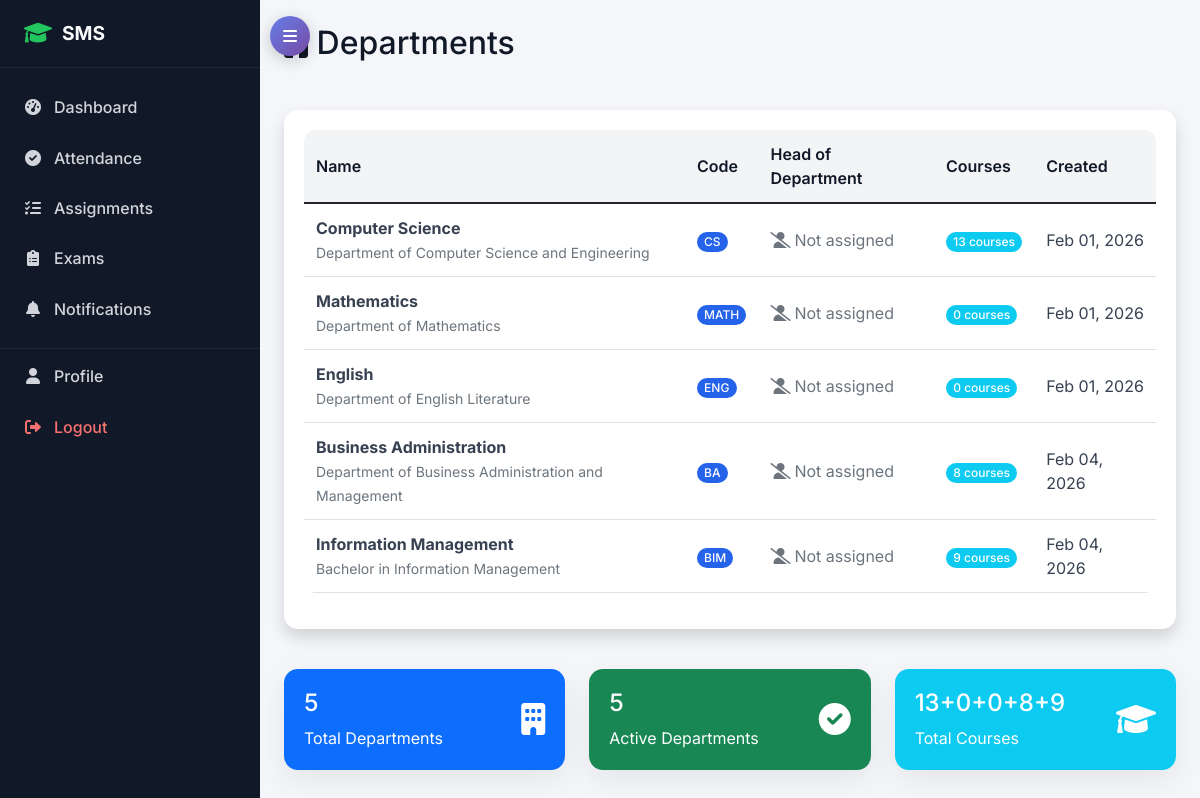
/academic/departments/ (signed in), run on the app's committed database.
### academic/models.py (models this page shows, shortened)
class Department(models.Model):
    name = models.CharField(max_length=100, unique=True)
    code = models.CharField(max_length=10, unique=True)
    description = models.TextField(blank=True)
    head_of_department = models.ForeignKey(TeacherProfile, on_delete=models.SET_NULL, null=True, blank=True)
    created_at = models.DateTimeField(auto_now_add=True)

### academic/views.py (the view)
# urls.py: path('departments/', views.department_list, name='department_list'),
@login_required
def department_list(request):
    departments = Department.objects.all().annotate(
        course_count=Count('course'),
        teacher_count=Count('course__subject__teachersubjectassignment__teacher', distinct=True)
    )
    context = {
        'departments': departments,
        'can_manage': request.user.user_type == 'admin'
    }
    return render(request, 'academic/department_list.html', context)

### attendance/models.py (called while the page is built, shortened)
    def calculate_scheduled_hours(self):
        weekday = self.date.weekday()
        schedules = TeacherSchedule.objects.filter(
            teacher=self.teacher,
            day_of_week=weekday,
            is_active=True
        )
        total_minutes = sum(schedule.duration_minutes for schedule in schedules)
        self.scheduled_hours = round(total_minutes / 60, 2)
        self.classes_scheduled = schedules.count()
        return self.scheduled_hours

    def calculate_hours(self):
        if self.first_activity_time and self.last_activity_time:
            delta = self.last_activity_time - self.first_activity_time
            self.total_hours = round(delta.total_seconds() / 3600, 2)
        elif self.check_in_time and self.check_out_time:
            check_in = datetime.combine(self.date, self.check_in_time)
            check_out = datetime.combine(self.date, self.check_out_time)
            delta = check_out - check_in
            self.total_hours = round(delta.total_seconds() / 3600, 2)
        return self.total_hours

    def calculate_attendance_percentage(self):
        if self.classes_scheduled > 0:
            self.attendance_percentage = (self.classes_attended / self.classes_scheduled) * 100
        else:
            self.attendance_percentage = 0
        return self.attendance_percentage

    def determine_status_advanced(self):
        self.calculate_scheduled_hours()
        weekday = self.date.weekday()
        scheduled_classes = TeacherSchedule.objects.filter(
            teacher=self.teacher,
            day_of_week=weekday,
            is_active=True
        )
        attended_classes = 0
        self.classes_attended = attended_classes
        self.calculate_attendance_percentage()
        if self.classes_scheduled == 0:
            if self.has_performed_duties():
                self.status = 'present'
            else:
                self.status = 'absent'
        return self.status

    def has_performed_duties(self):
        attendance_sessions = AttendanceSession.objects.filter(
            teacher_assignment__teacher=self.teacher,
            date=self.date,
            is_completed=True
        )
        if attendance_sessions.exists():
            return True

    def save(self, *args, **kwargs):
        super().save(*args, **kwargs)

### templates/academic/department_list.html (shortened to what this page needs)
{% extends 'base.html' %}
{% block content %}
<div class="row">
    <div class="col-12">
        <div class="d-flex justify-content-between align-items-center mb-4">
            <h2><i class="fas fa-building"></i> Departments</h2>
        </div>
    </div>
</div>
<div class="row">
    <div class="col-12">
        <div class="card shadow">
            <div class="card-body">
                <div class="table-responsive">
                    <table class="table table-hover">
                        <thead>
                            <tr>
                                <th>Name</th>
                                <th>Code</th>
                                <th>Head of Department</th>
                                <th>Courses</th>
                                <th>Created</th>
                            </tr>
                        </thead>
                        <tbody>
                            {% for department in departments %}
                            <tr>
                                <td>
                                    <strong>{{ department.name }}</strong>
                                    {% if department.description %}
                                        <br><small class="text-muted">{{ department.description|truncatewords:10 }}</small>
                                    {% endif %}
                                </td>
                                <td><span class="badge bg-primary">{{ department.code }}</span></td>
                                <td>
                                    {% if department.head_of_department %}
                                        <div class="d-flex align-items-center">
                                            <i class="fas fa-user-tie me-2 text-primary"></i>
                                            <div>
                                                <strong>{{ department.head_of_department.user.get_full_name }}</strong>
                                                <br><small class="text-muted">{{ department.head_of_department.user.email }}</small>
                                            </div>
                                        </div>
                                    {% else %}
                                        <span class="text-muted"><i class="fas fa-user-slash me-1"></i>Not assigned</span>
                                    {% endif %}
                                </td>
                                <td>
                                    <span class="badge bg-info">{{ department.course_count }} course{{ department.course_count|pluralize }}</span>
                                </td>
                                <td>{{ department.created_at|date:"M d, Y" }}</td>
                            </tr>
                            {% endfor %}
                        </tbody>
                    </table>
                </div>
            </div>
        </div>
    </div>
</div>
{% if departments %}
<div class="row mt-4">
    <div class="col-md-4">
        <div class="card bg-primary text-white">
            <div class="card-body">
                <div class="d-flex justify-content-between">
                    <div>
                        <h4>{{ departments.count }}</h4>
                        <p class="mb-0">Total Departments</p>
                    </div>
                    <div class="align-self-center">
                        <i class="fas fa-building fa-2x"></i>
                    </div>
                </div>
            </div>
        </div>
    </div>
    <div class="col-md-4">
        <div class="card bg-success text-white">
            <div class="card-body">
                <div class="d-flex justify-content-between">
                    <div>
                        <h4>{{ departments|length }}</h4>
                        <p class="mb-0">Active Departments</p>
                    </div>
                    <div class="align-self-center">
                        <i class="fas fa-check-circle fa-2x"></i>
                    </div>
                </div>
            </div>
        </div>
    </div>
    <div class="col-md-4">
        <div class="card bg-info text-white">
            <div class="card-body">
                <div class="d-flex justify-content-between">
                    <div>
                        <h4>{% for dept in departments %}{{ dept.course_count|add:0 }}{% if not forloop.last %}+{% endif %}{% endfor %}</h4>
                        <p class="mb-0">Total Courses</p>
                    </div>
                    <div class="align-self-center">
                        <i class="fas fa-graduation-cap fa-2x"></i>
                    </div>
                </div>
            </div>
        </div>
    </div>
</div>
{% endif %}
{% endblock %}

### data on the page
Department: name "Computer Science", description "Department of Computer Science and Engineering", code "CS", shows "Not assigned", course_count "13", created_at "Feb 01, 2026", course_count|add "13"
Department: name "Mathematics", description "Department of Mathematics", code "MATH", shows "Not assigned", course_count "0", created_at "Feb 01, 2026", course_count|add "0"
Department: name "English", description "Department of English Literature", code "ENG", shows "Not assigned", course_count "0", created_at "Feb 01, 2026", course_count|add "0"
Department: name "Business Administration", description "Department of Business Administration and Management", code "BA", shows "Not assigned", course_count "8", created_at "Feb 04, 2026", course_count|add "8"
Department: name "Information Management", description "Bachelor in Information Management", code "BIM", shows "Not assigned", course_count "9", created_at "Feb 04, 2026", course_count|add "9"

### other printed values
{{ departments.count }} "5"
{{ departments|length }} "5"
